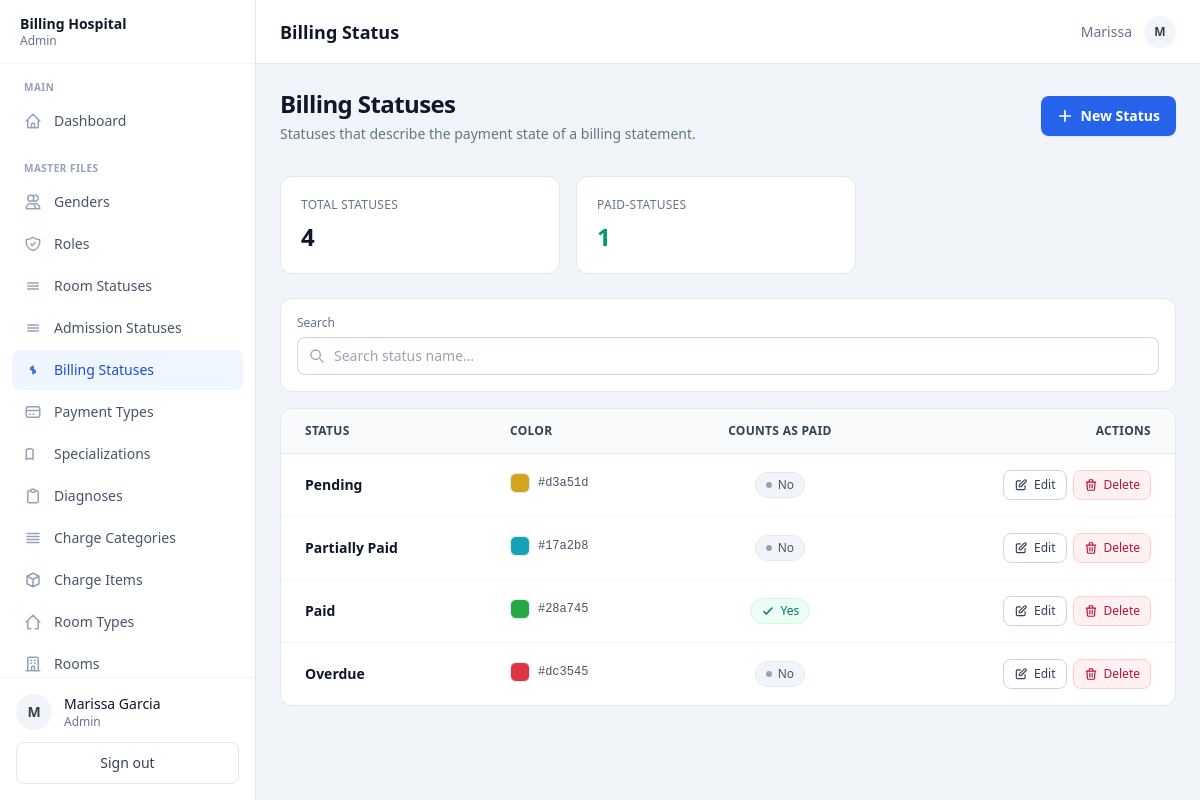
Page /index.php?page=billing-status (signed in) on the committed database.
### tables this page shows
CREATE TABLE `billing_status` (
  `status_id` int(11) NOT NULL,
  `status_name` varchar(50) NOT NULL,
  `color_code` varchar(20) DEFAULT NULL,
  `is_paid_status` tinyint(1) NOT NULL DEFAULT 0
);

### index.php (called while the page is built, shortened)
<?php
$currentUser = $_SESSION['user'];
$roleId      = (int)$currentUser['role_id'];
$layout = match ($roleId) {
    1 => 'admin',
    2 => 'doctor',
    3 => 'nurse',
    4 => 'cashier',
    default => 'admin',
};
require __DIR__ . '/views/layouts/' . $layout . '.php';

### controllers/BillingStatusController.php (called while the page is built, shortened)
<?php
class BillingStatusController
{
    private PDO $pdo;
    public function __construct(PDO $pdo) { $this->pdo = $pdo; }
    public function getAll(): array
    {
        return $this->pdo->query(
            'SELECT status_id, status_name, color_code, is_paid_status
             FROM `billing_status`
             ORDER BY status_id'
        )->fetchAll();
    }
}

### views/admin/billing-status.php (the view, shortened to what this page needs)
<?php
require_once __DIR__ . '/../../controllers/BillingStatusController.php';
$statuses = (new BillingStatusController($pdo))->getAll();
$totalStatuses = count($statuses);
$paidCount = count(array_filter($statuses, fn($s) => (int)$s['is_paid_status'] === 1));
?>
<div class="mb-8 flex flex-col sm:flex-row sm:items-center sm:justify-between gap-4">
    <div>
        <h1 class="text-2xl font-bold text-slate-900 tracking-tight">Billing Statuses</h1>
        <p class="mt-1 text-sm text-slate-500">Statuses that describe the payment state of a billing statement.</p>
    </div>
    <button type="button" id="openCreateBtn"
            class="inline-flex items-center justify-center gap-2 rounded-lg bg-blue-600 px-4 py-2.5 text-sm font-semibold text-white shadow-sm hover:bg-blue-700">
        <svg class="w-4 h-4" fill="none" viewBox="0 0 24 24" stroke="currentColor" stroke-width="2.5">
            <path stroke-linecap="round" stroke-linejoin="round" d="M12 4v16m8-8H4"/>
        </svg>
        New Status
    </button>
</div>
<div class="grid grid-cols-1 sm:grid-cols-2 gap-4 mb-6 max-w-xl">
    <div class="bg-white rounded-xl border border-slate-200 p-5">
        <p class="text-xs font-medium text-slate-500 uppercase tracking-wide">Total Statuses</p>
        <p class="mt-2 text-2xl font-bold text-slate-900"><?= $totalStatuses ?></p>
    </div>
    <div class="bg-white rounded-xl border border-slate-200 p-5">
        <p class="text-xs font-medium text-slate-500 uppercase tracking-wide">Paid-Statuses</p>
        <p class="mt-2 text-2xl font-bold text-emerald-600"><?= $paidCount ?></p>
    </div>
</div>
<div class="bg-white rounded-xl border border-slate-200 p-4 mb-4">
    <div class="flex flex-col sm:flex-row sm:items-end gap-3">
        <div class="flex-1">
            <label class="block text-xs font-medium text-slate-500 mb-1.5">Search</label>
            <div class="relative">
                <input type="text" id="filterSearch" placeholder="Search status name…"
                       class="w-full rounded-lg border border-slate-300 pl-9 pr-3 py-2 text-sm
                              focus:outline-none focus:ring-2 focus:ring-blue-500 focus:border-blue-500">
            </div>
        </div>
    </div>
</div>
<div class="bg-white rounded-xl border border-slate-200 overflow-hidden">
    <div class="overflow-x-auto">
        <table class="min-w-full text-sm">
            <thead class="bg-slate-50 border-b border-slate-200">
                <tr>
                    <th class="text-left px-6 py-3.5 font-semibold text-slate-700 text-xs uppercase tracking-wide">Status</th>
                    <th class="text-left px-6 py-3.5 font-semibold text-slate-700 text-xs uppercase tracking-wide">Color</th>
                    <th class="text-center px-6 py-3.5 font-semibold text-slate-700 text-xs uppercase tracking-wide">Counts as Paid</th>
                    <th class="text-right px-6 py-3.5 font-semibold text-slate-700 text-xs uppercase tracking-wide">Actions</th>
                </tr>
            </thead>
            <tbody class="divide-y divide-slate-100">
                <?php foreach ($statuses as $s): ?>
                    <tr class="hover:bg-slate-50 billing-status-row"
                        data-search="<?= htmlspecialchars(strtolower($s['status_name'] . ' ' . ($s['color_code'] ?? ''))) ?>">
                        <td class="px-6 py-4">
                            <p class="font-semibold text-slate-900"><?= htmlspecialchars($s['status_name']) ?></p>
                        </td>
                        <td class="px-6 py-4">
                            <?php if (!empty($s['color_code'])): ?>
                                <div class="inline-flex items-center gap-2">
                                    <span class="w-5 h-5 rounded-md border border-slate-200" style="background-color: <?= htmlspecialchars($s['color_code']) ?>"></span>
                                    <code class="text-xs text-slate-600 font-mono"><?= htmlspecialchars($s['color_code']) ?></code>
                                </div>
                            <?php else: ?>
                                <span class="text-xs text-slate-400">—</span>
                            <?php endif; ?>
                        </td>
                        <td class="px-6 py-4 text-center">
                            <?php if ((int)$s['is_paid_status'] === 1): ?>
                                <span class="inline-flex items-center gap-1.5 rounded-full bg-emerald-50 border border-emerald-100 px-2.5 py-1 text-xs font-medium text-emerald-700">
                                    <svg class="w-3.5 h-3.5" fill="none" viewBox="0 0 24 24" stroke="currentColor" stroke-width="2.5">
                                        <path stroke-linecap="round" stroke-linejoin="round" d="M5 13l4 4L19 7"/>
                                    </svg>
                                    Yes
                                </span>
                            <?php else: ?>
                                <span class="inline-flex items-center gap-1.5 rounded-full bg-slate-100 border border-slate-200 px-2.5 py-1 text-xs font-medium text-slate-600">
                                    <span class="w-1.5 h-1.5 rounded-full bg-slate-400"></span>
                                    No
                                </span>
                            <?php endif; ?>
                        </td>
                        <td class="px-6 py-4 text-right whitespace-nowrap">
                            <div class="inline-flex items-center gap-1.5">
                                <button type="button"
                                        class="edit-btn inline-flex items-center gap-1.5 rounded-lg border border-slate-300 bg-white px-2.5 py-1.5 text-xs font-medium text-slate-700 hover:bg-slate-50 hover:border-slate-400"
                                        data-status='<?= htmlspecialchars(json_encode($s), ENT_QUOTES, "UTF-8") ?>'>
                                    <svg class="w-3.5 h-3.5" fill="none" viewBox="0 0 24 24" stroke="currentColor" stroke-width="2">
                                        <path stroke-linecap="round" stroke-linejoin="round" d="M11 5H6a2 2 0 00-2 2v11a2 2 0 002 2h11a2 2 0 002-2v-5m-1.414-9.414a2 2 0 112.828 2.828L11.828 15H9v-2.828l8.586-8.586z"/>
                                    </svg>
                                    Edit
                                </button>
                                <button type="button"
                                        class="delete-btn inline-flex items-center gap-1.5 rounded-lg border border-rose-200 bg-rose-50 px-2.5 py-1.5 text-xs font-medium text-rose-700 hover:bg-rose-100 hover:border-rose-300"
                                        data-status-id="<?= (int)$s['status_id'] ?>"
                                        data-status-name="<?= htmlspecialchars($s['status_name']) ?>">
                                    <svg class="w-3.5 h-3.5" fill="none" viewBox="0 0 24 24" stroke="currentColor" stroke-width="2">
                                        <path stroke-linecap="round" stroke-linejoin="round" d="M19 7l-.867 12.142A2 2 0 0116.138 21H7.862a2 2 0 01-1.995-1.858L5 7m5 4v6m4-6v6m1-10V4a1 1 0 00-1-1h-4a1 1 0 00-1 1v3M4 7h16"/>
                                    </svg>
                                    Delete
                                </button>
                            </div>
                        </td>
                    </tr>
                <?php endforeach; ?>
            </tbody>
        </table>
    </div>
</div>

### rows in the picture
billing_status: status_name "Pending", color_code "#d3a51d", is_paid_status 0 (drawn)
billing_status: status_name "Partially Paid", color_code "#17a2b8", is_paid_status 0 (drawn)
billing_status: status_name "Paid", color_code "#28a745", is_paid_status 1 (drawn)
billing_status: status_name "Overdue", color_code "#dc3545", is_paid_status 0 (drawn)

### other values in the picture
$currentUser['role_name'] "Admin"
$sectionName "MAIN"
$item['label'] "Dashboard"
$sectionName "MASTER FILES"
$item['label'] "Genders"
$item['label'] "Roles"
$item['label'] "Room Statuses"
$item['label'] "Admission Statuses"
$item['label'] "Billing Statuses"
$item['label'] "Payment Types"
$item['label'] "Specializations"
$item['label'] "Diagnoses"
$item['label'] "Charge Categories"
$item['label'] "Charge Items"
$item['label'] "Room Types"
